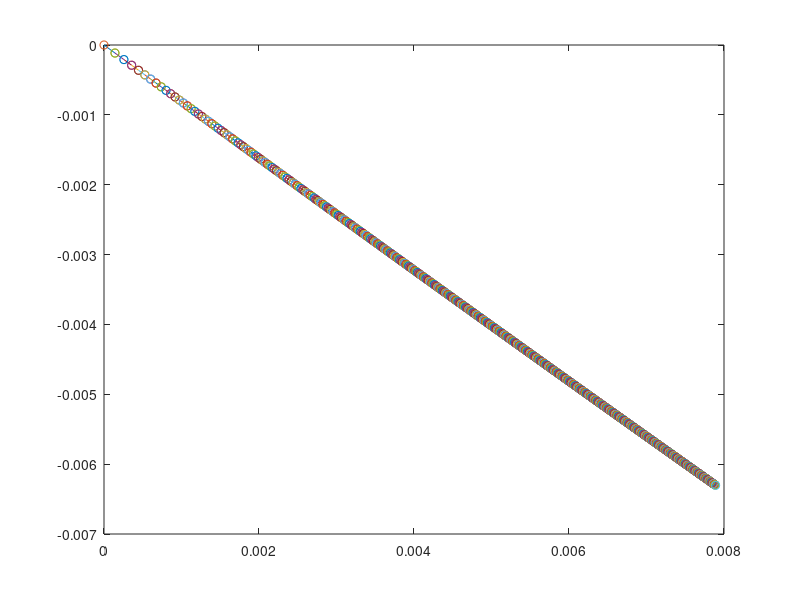

This chart was generated by the following MATLAB code:
% SGD para o caso de sistema linear sobredeterminado
clear all;
randn('state',0);
N = 10;
Nit = 500;
X = randn(N,2);
S = sign(randn(N,1));
w = (X'*X)\X'*S;
disp('Optimal solution');
disp(w);
w1 = zeros(2,1);
%passo = 0.1;
passo = 0.001;
for it=2:Nit,
    w1(:,it) = w1(:,it-1) - (passo/sqrt(it))*(X'*X*w1(:,it-1)-X'*S);
end
figure(1);
title('Stochastic Gradient Descent');
for it = 1:(Nit-1),
    plot([w1(1,it);w1(1,it+1)],[w1(2,it);w1(2,it+1)]);hold on;
    plot(w1(1,it),w1(2,it),'o');
    plot(w1(1,it+1),w1(2,it+1),'o');
end
hold off;
disp('Obtained solution');
disp(w1(:,Nit));
[S X*w X*w1(:,Nit)]
%-----------------------------
% save figure
path = strcat('../figures/Q1/sgd_over_step_', num2str(passo), '.png');
saveas(gcf, path);
